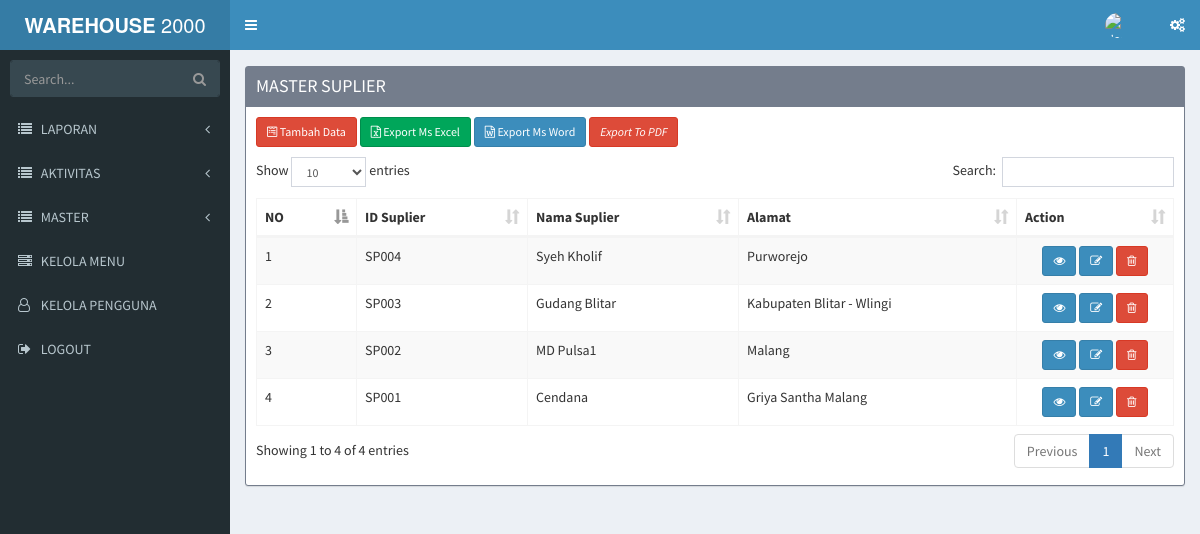
Screenshot of /index.php/mastersuplier with the database file from the repository.
### tables this page shows
CREATE TABLE `tbl_menu` (
  `id_menu` int(11) NOT NULL,
  `title` varchar(50) NOT NULL,
  `url` varchar(30) NOT NULL,
  `icon` varchar(30) NOT NULL,
  `is_main_menu` int(11) NOT NULL,
  `is_aktif` enum('y','n') NOT NULL COMMENT 'y=yes,n=no',
  `no_urut` int(5) NOT NULL
);

CREATE TABLE `tbl_master_suplier` (
  `id_suplier` varchar(100) NOT NULL,
  `nama_suplier` varchar(100) NOT NULL,
  `alamat` varchar(200) NOT NULL
);

### application/libraries/Template.php (called while the page is built)
<?php if ( ! defined('BASEPATH')) exit('No direct script access allowed');
class Template {
		var $template_data = array();
		function set($name, $value)
		{
			$this->template_data[$name] = $value;
		}
		function load($template = '', $view = '' , $view_data = array(), $return = FALSE)
		{
			$this->CI =& get_instance();
			$this->set('contents', $this->CI->load->view($view, $view_data, TRUE));
			return $this->CI->load->view($template, $this->template_data, $return);
		}
}

### application/controllers/Mastersuplier.php (called while the page is built, shortened)
<?php
class Mastersuplier extends CI_Controller
{
    public function index()
    {
        $mastersuplier = $this->Master_Suplier_Model->get_all();
        $data = array(
            'mastersuplier_data' => $mastersuplier
        );
        $this->template->load('template','mastersuplier/tbl_menu_list',$data);
    }
}

### index.php (called while the page is built, shortened)
<?php
require_once BASEPATH.'core/CodeIgniter.php';

### application/models/Master_Suplier_Model.php (called while the page is built, shortened)
<?php
class Master_Suplier_Model extends CI_Model
{
    public $table = 'tbl_master_suplier';
    public $id = 'id_suplier';
    public $order = 'DESC';
    function get_all()
    {
        $this->db->order_by($this->id, $this->order);
        return $this->db->get($this->table)->result();
    }
}

### application/views/mastersuplier/tbl_menu_list.php (the view, shortened to what this page needs)
<div class="content-wrapper">
    <section class="content">
        <div class="row">
            <div class="col-xs-12">
            </div>
        </div>
        <div class="row">
            <div class="col-xs-12">
                <div class="box box-warning box-solid">
                    <div class="box-header">
                        <h3 class="box-title">MASTER SUPLIER</h3>
                    </div>
                    <div class="box-body">
                        <div style="padding-bottom: 10px;"'>
                            <?php echo anchor(site_url('mastersuplier/create'), '<i class="fa fa-wpforms" aria-hidden="true"></i> Tambah Data', 'class="btn btn-danger btn-sm"'); ?>
                            <?php echo anchor(site_url('mastersuplier/excel'), '<i class="fa fa-file-excel-o" aria-hidden="true"></i> Export Ms Excel', 'class="btn btn-success btn-sm"'); ?>
                            <?php echo anchor(site_url('mastersuplier/word'), '<i class="fa fa-file-word-o" aria-hidden="true"></i> Export Ms Word', 'class="btn btn-primary btn-sm"'); ?>
                            <?php echo anchor(site_url('mastersuplier/pdf'), '<i class="btn btn-danger btn-sm "> Export To PDF</i>',array('target'=>'_blank')); ?>
                            </div>
                        <table class="table table-bordered table-striped" id="mytable">
                            <thead>
                                <tr>
                                    <th>NO</th>
                                    <th>ID Suplier</th>
                                    <th>Nama Suplier</th>
                                    <th>Alamat</th>
                                    <th width="100px">Action</th>
                                </tr>
                            </thead>
                            <tbody>
                                    <?php
                                    $start = 0;
                                    foreach ($mastersuplier_data as $mastersuplier)
                                    {
                                        ?>
                                        <tr>
                                    <td><?php echo ++$start ?></td>
                                    <td><?php echo $mastersuplier->id_suplier ?></td>
                                    <td><?php echo $mastersuplier->nama_suplier ?></td>
                                    <td><?php  echo $mastersuplier->alamat?></td>
                                    <td style="text-align:center" width="140px">
                                    <?php
                                    echo anchor(site_url('mastersuplier/read/'.$mastersuplier->id_suplier),'<i class="fa fa-eye"></i>',array('title'=>'detail','class'=>'btn btn-primary btn-sm'));
                                    echo anchor(site_url('mastersuplier/update/'.$mastersuplier->id_suplier),'<i class="fa fa-pencil-square-o"></i>',array('title'=>'edit','class'=>'btn btn-primary btn-sm'));
                                    echo anchor(site_url('mastersuplier/delete/'.$mastersuplier->id_suplier),'<i class="fa fa-trash-o"></i>','title="delete" class="btn btn-danger btn-sm" onclick="javasciprt: return confirm(\'Are You Sure ?\')"');
                                    ?>
                                    </td>
                                    </tr>
                                        <?php
                                    }
                                    ?>
                                    </tbody>
                        </table>
                    </div>
                </div>
            </div>
        </div>
    </section>
</div>

### application/views/template/sidebar.php (shortened to what this page needs)
<section class="sidebar">
    <form action="#" method="get" class="sidebar-form">
        <div class="input-group">
            <input type="text" name="q" class="form-control" placeholder="Search...">
            <span class="input-group-btn">
                <button type="submit" name="search" id="search-btn" class="btn btn-flat"><i class="fa fa-search"></i>
                </button>
            </span>
        </div>
    </form>
    <ul class="sidebar-menu" data-widget="tree">
        <?php
        $main_menu = $this->db->get_where('tbl_menu', array('is_main_menu' =>0, 'is_aktif'=>'y'));
        foreach ($main_menu->result() as $m){
            $submenu = $this->db->get_where('tbl_menu',array('is_main_menu'=>$m->id_menu,'is_aktif'=>'y'));
            if($submenu->num_rows()>0){
                echo "<li class='treeview'>
                        <a href='#'>
                            <i class='$m->icon'></i> <span>".strtoupper($m->title)."</span>
                            <span class='pull-right-container'>
                                <i class='fa fa-angle-left pull-right'></i>
                            </span>
                        </a>
                        <ul class='treeview-menu' style='display: none;'>";
                        echo" </ul>
                    </li>";
            }else{
                echo "<li>";
                echo anchor($m->url,"<i class='".$m->icon."'></i> ".strtoupper($m->title));
                echo "</li>";
            }
        }
        ?>
        <li><?php echo anchor('auth/logout',"<i class='fa fa-sign-out'></i> LOGOUT");?></li>
    </ul>
</section>

### rows the page displays
tbl_menu: title "LAPORAN"
tbl_menu: title "AKTIVITAS"
tbl_menu: title "MASTER"
tbl_menu: url+icon+title "KELOLA MENU"
tbl_menu: url+icon+title "KELOLA PENGGUNA"
tbl_master_suplier: id_suplier "SP004", nama_suplier "Syeh Kholif", alamat "Purworejo"
tbl_master_suplier: id_suplier "SP003", nama_suplier "Gudang Blitar", alamat "Kabupaten Blitar - Wlingi"
tbl_master_suplier: id_suplier "SP002", nama_suplier "MD Pulsa1", alamat "Malang"
tbl_master_suplier: id_suplier "SP001", nama_suplier "Cendana", alamat "Griya Santha Malang"

### other values shown
anchor('auth/logout',"<i class='fa fa-sign-out'></i> LOGOUT") "LOGOUT"
